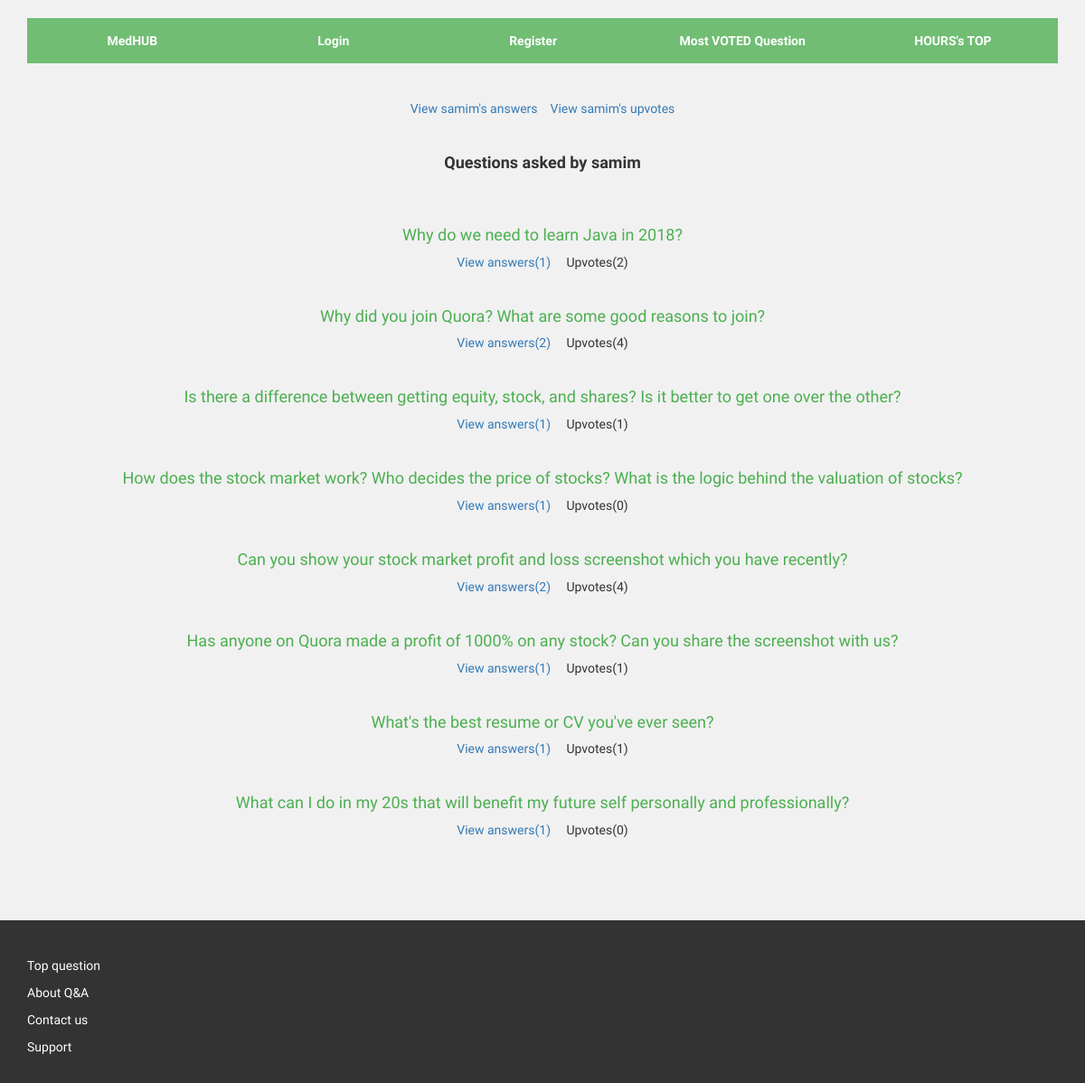
Screenshot of /profile/samim with the database file from the repository.
### qna/models.py (models this page shows)
class Question(models.Model):
	title = models.TextField()
	detail = models.TextField(blank=True, null=True)
	question_by = models.ForeignKey(User, default=1, related_name='question_by', blank=True, null=True)
	time = models.DateTimeField(auto_now = True)
	def __str__(self):
		return self.title
	class Meta:
		ordering = ["-time"]

### qna/views.py (the view)
# urls.py: url(r'^profile/(?P<username>\w+)$', profile, name="profile"),
def profile(request, username):
	user_instance = User.objects.get(username = username)
	context = {}
	question_list = user_instance.question_by.all()
	print(question_list)
	page = request.GET.get('page', 1)
	paginator = Paginator(question_list, 9)
	try:
		question_list = paginator.page(page)
	except PageNotAnInteger:
		question_list = paginator.page(1)
	except EmptyPge:
		question_list = paginator.page(paginator.num_pages)
	context['question_list'] = question_list
	context['user_details'] = user_instance
	print(question_list)
	return render(request, 'body/profile.html', context)

### qna/templates/body/profile.html (shortened to what this page needs)
{% extends 'nav/nav.html' %}
{% block content %}
<br>
<br>
<div class="row text-center">
	<div>
		<p><a href="{% url 'user_answers' user_details.username %}">View {{ user_details }}'s answers</a> &nbsp &nbsp<a href="{% url 'users_upvotes' user_details.username %}">View {{ user_details }}'s upvotes</a></p>
	</div>
</div>
<br>
<div class="row text-center">
	<h4 style="font-weight: bold;">Questions asked by {{ user_details }}</h4>
	<br>
	<br>
	{% for question in question_list %}
	<div class="text-center" question-box">
	<h4><a href="{% url 'question' question.id %}" style="color: #4caf50">{{ question.title }}</a></h4>
	<p><a href="{% url 'question' question.id %}">View answers({{ question.question_name.count }})</a> &nbsp &nbsp Upvotes({{ question.upvoted_question.count }}) </p>
	</div>
	<br>
	{% endfor %}
</div>
{% endblock %}

### qna/templates/nav/nav.html (shortened to what this page needs)
<!DOCTYPE html>
{% load staticfiles %}
<html lang="en">
  <head>
    <link href="{% static 'css/bootstrap.css' %}" rel="stylesheet">
    <link href="{% static 'css/style.css' %}" rel="stylesheet">
    <link href="{% static 'css/justified-nav.css' %}" rel="stylesheet">
  </head>
  <body>
    <div class="container">
      <div class="masthead">
        <nav>
          <ul class="nav nav-justified" style="background: #4caf50c7">
            <li><a href="/" class="fontwhite">MedHUB</a></li>
            {% if user.is_authenticated %}
            <li><a href="{% url 'logout' %}" class="fontwhite">Logout</a></li>
            {% else %}
            <li><a href="{% url 'login' %}" class="fontwhite">Login</a></li>
            <li><a href="{% url 'register' %}" class="fontwhite">Register</a></li>
            {% endif %}
            <li><a href="{% url 'most_voted_question' %}" class="fontwhite">Most VOTED Question</a></li>
            <li><a href="{% url 'most_voted_question_last_hour' %}" class="fontwhite">HOURS's TOP</a></li>
          </ul>
        </nav>
      </div>
      {% block content %}
      {% endblock content %}
    </div>
    <br>
    <br>
    <br>
    <footer class="navbar-default" style="background-color: #333;">
      <div class="container">
        <div class="row">
          <div class="col-lg-4">
          <br>
          <br>
          <p class="foot">Top question</p>
          <p class="foot">About Q&A</p>
          <p class="foot">Contact us</p>
          <p class="foot">Support</p>
          <br>
          </div>
          <div class="col-lg-4"></div>
        </div>
      </div>
    </footer>
  </body>
</html>

### qna/static/css/justified-nav.css (style rules this page uses)
body { padding-top: 20px; }
.nav-justified > li > a { padding-top: 15px; padding-bottom: 15px; margin-bottom: 0; font-weight: bold; text-align: center; }
.nav-justified > li:first-child > a { border-radius: 5px 5px 0 0; }
.nav-justified > li:last-child > a { border-bottom: 0; border-radius: 0 0 5px 5px; }
@media (min-width: 768px) { .nav-justified { max-height: 52px; } }
@media (min-width: 768px) { .nav-justified > li:first-child > a { border-left: 0; border-radius: 5px 0 0 5px; } }
@media (min-width: 768px) { .nav-justified > li:last-child > a { border-right: 0; border-radius: 0 5px 5px 0; } }
@media screen and (min-width: 768px) { .masthead, .marketing, .footer { padding-right: 0; padding-left: 0; } }

### qna/templates/nav/nav.html (style rules this page uses)
p,h1,h2,h3,h4,h5,a { font-family: 'Varela Round', sans-serif; }
.foot { color: #fff; }
.fontwhite { color: #fff; }

### rows the page displays
Question: title "Why do we need to learn Java in 2018?", question_name.count "1", upvoted_question.count "2"
Question: title "Why did you join Quora? What are some good reasons to join?", question_name.count "2", upvoted_question.count "4"
Question: title "Is there a difference between getting equity, stock, and shares? Is it better to get one over the other?", question_name.count "1", upvoted_question.count "1"
Question: title "How does the stock market work? Who decides the price of stocks? What is the logic behind the valuation of stocks?", question_name.count "1", upvoted_question.count "0"
Question: title "Can you show your stock market profit and loss screenshot which you have recently?", question_name.count "2", upvoted_question.count "4"
Question: title "Has anyone on Quora made a profit of 1000% on any stock? Can you share the screenshot with us?", question_name.count "1", upvoted_question.count "1"
Question: title "What's the best resume or CV you've ever seen?", question_name.count "1", upvoted_question.count "1"
Question: title "What can I do in my 20s that will benefit my future self personally and professionally?", question_name.count "1", upvoted_question.count "0"

### other values shown
{{ user_details }} "samim"
